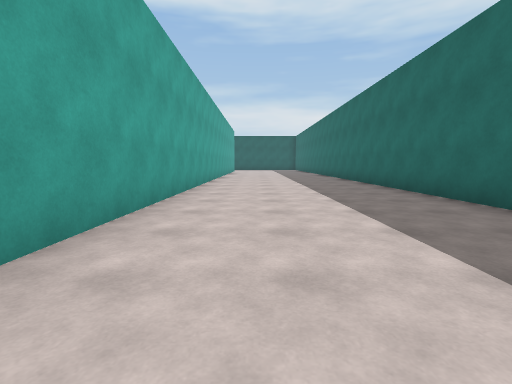
view 1 (above)

21 first-person views from a walk through a scene from a Unity 3-D project. The camera is 1.2 m above the floor, tilts 6° down and sees 85° across. The floor is counted in squares, 2 m on a side. Each view is taken from the middle of a square. On the plan, view 1 faces up. The plan holds only what a view shows up to about 9 squares ahead; the rest is blank. The place goes on beyond the plan. The player is left out.

view 2
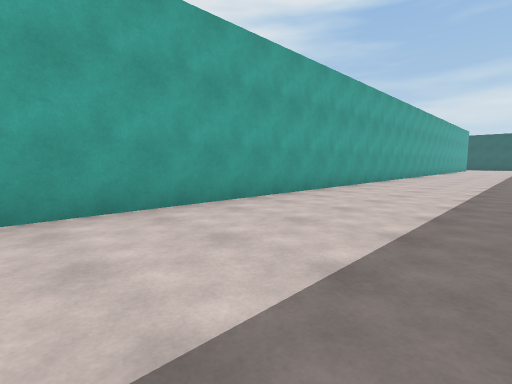

view 3
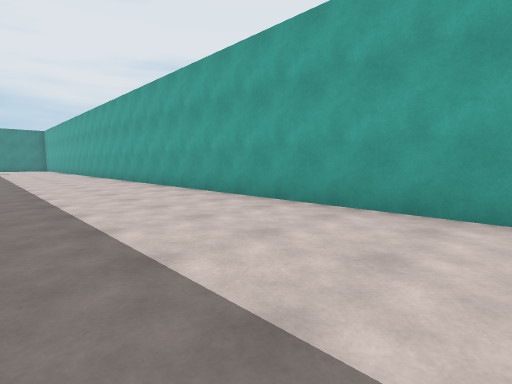

view 4
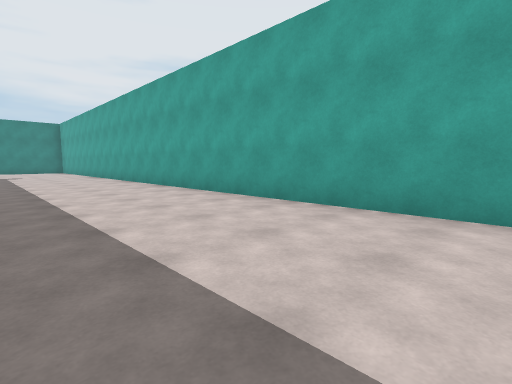

view 5
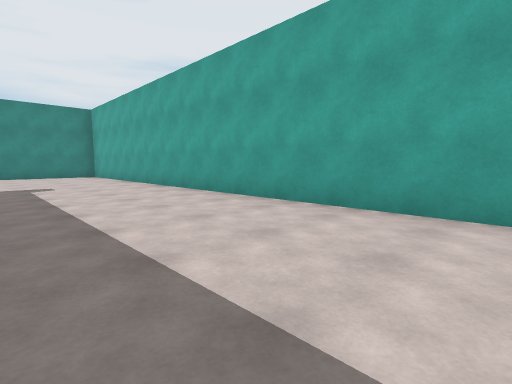

view 6
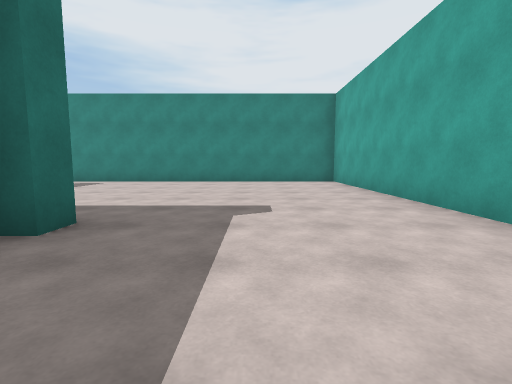

view 7
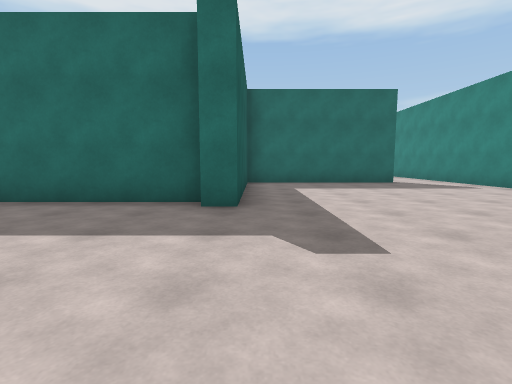

view 8
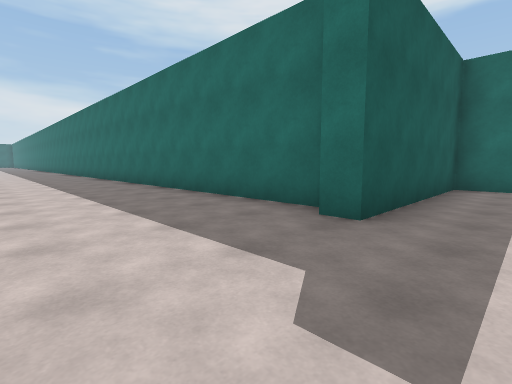

view 9
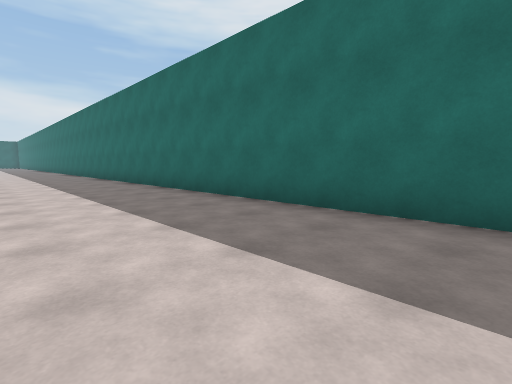

view 10
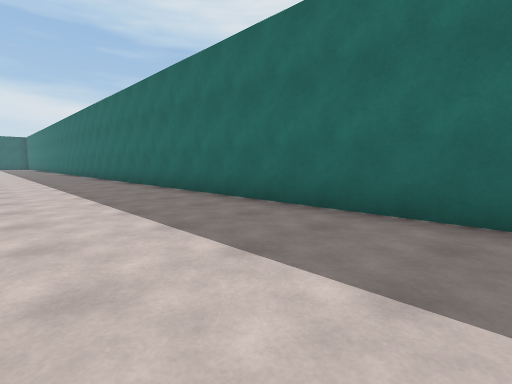

view 11
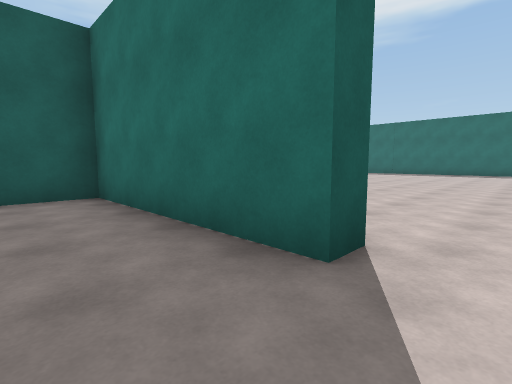

view 12
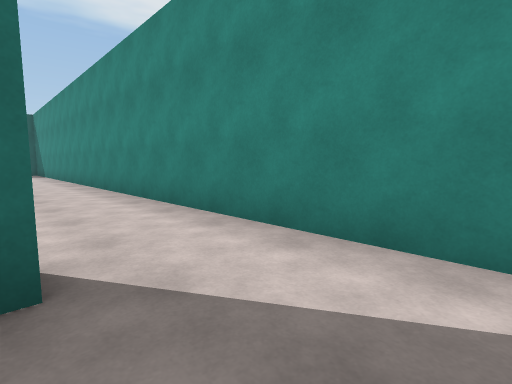

view 13
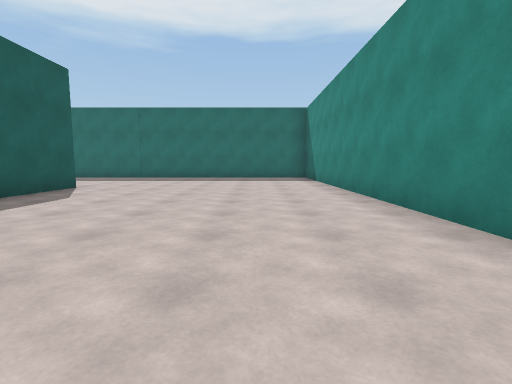

view 14
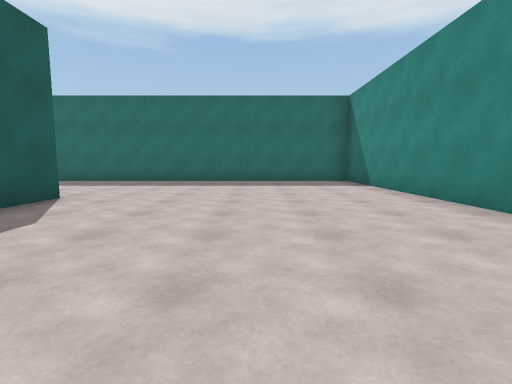

view 15
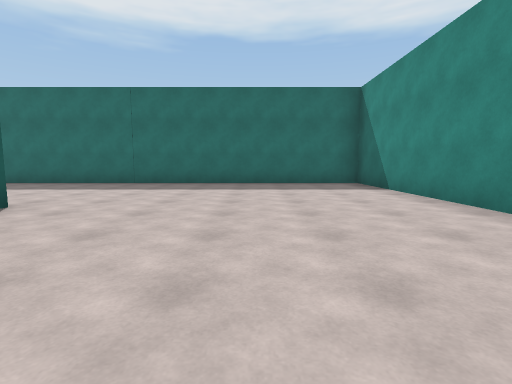

view 16
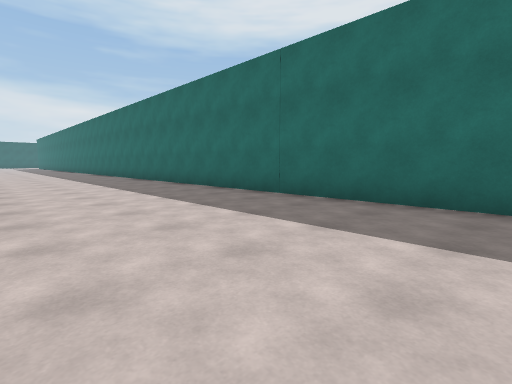

view 17
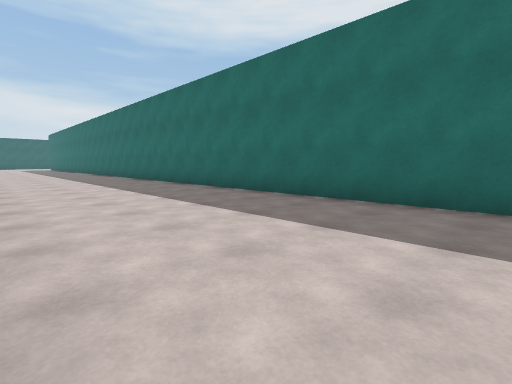

view 18
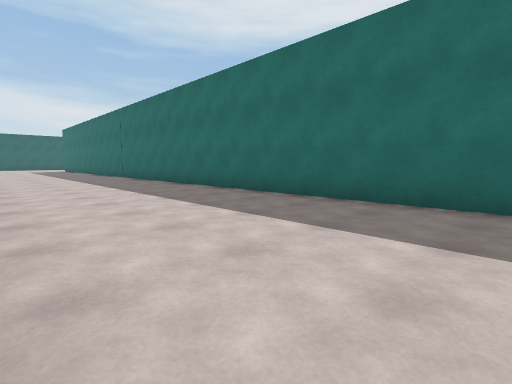

view 19
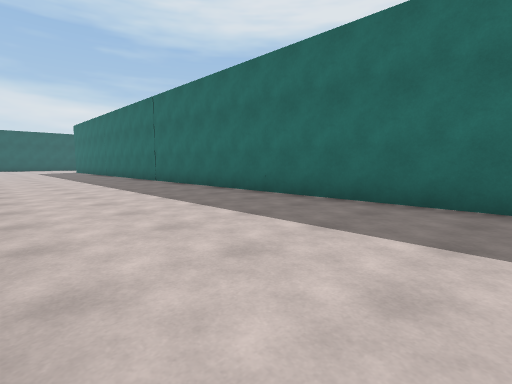

view 20
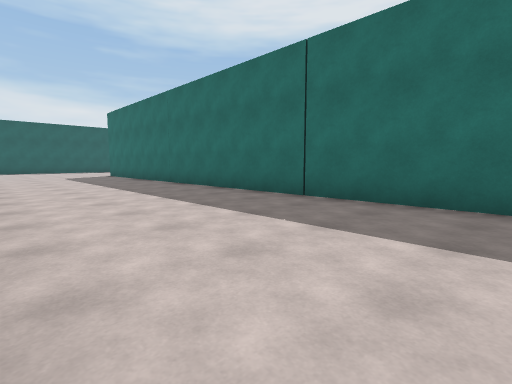

view 21
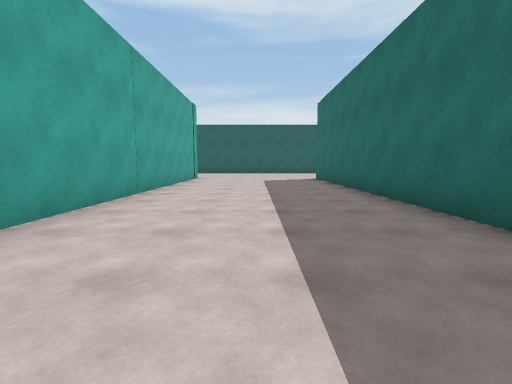

### Floor plan
Points are (right, up) in squares from view 1. A wall is a line through its corners. A room is listed if a view was taken in it or the views show most of it. See-through windows are left out.
Room 1 (views 1, 2, 3, 4, 5, 6, 7, 8, 9, 10, 11, 12)
walls: (3.3, -19.2) (3.3, 1.6); (3.3, 3.5) (3.3, 9.1); (8, -24.2) (7.5, -24.2) (7.5, -19.7) (2.8, -19.7) (2.8, -19.1); (-1.5, 9.1) (-1.5, -26) (8.4, -26)
ways out: opening at (8, -25) to room 2
Room 2 (views 13, 14, 15, 16, 17, 18, 19, 20, 21)
walls: (17.8, -19.7) (15.6, -19.7); (8.4, -26) (22.3, -26) (22.3, 9.1); (17.7, 9.1) (17.7, 2.4)
ways out: opening at (8, -25) to room 1

Where each view was taken, in squares from view 1:
view 1: 0 up, 0 right, facing up
view 2: 5 down, 2 right, facing up-left
view 3: 2 down, 2 right, facing down-left
view 4: 7 down, 2 right, facing down-left
view 5: 13 down, 2 right, facing down-left
view 6: 17 down, 1 right, facing down
view 7: 20 down, 1 left, facing right
view 8: 21 down, 0 right, facing up-right
view 9: 15 down, 0 right, facing up-right
view 10: 8 down, 0 right, facing up-right
view 11: 25 down, 6 right, facing up-right
view 12: 24 down, 6 right, facing down-right
view 13: 24 down, 11 right, facing right
view 14: 23 down, 13 right, facing right
view 15: 23 down, 14 right, facing right
view 16: 23 down, 18 right, facing up-right
view 17: 17 down, 18 right, facing up-right
view 18: 12 down, 18 right, facing up-right
view 19: 9 down, 18 right, facing up-right
view 20: 3 down, 18 right, facing up-right
view 21: 0 up, 20 right, facing up
